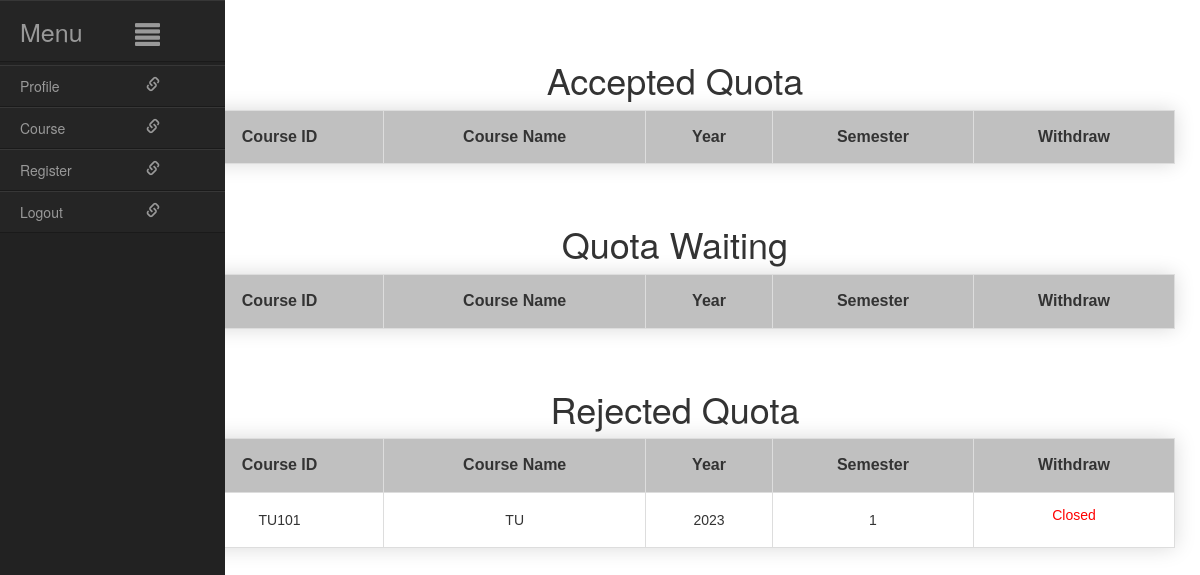
The app's page /course/quota_status/ (signed in), older data.
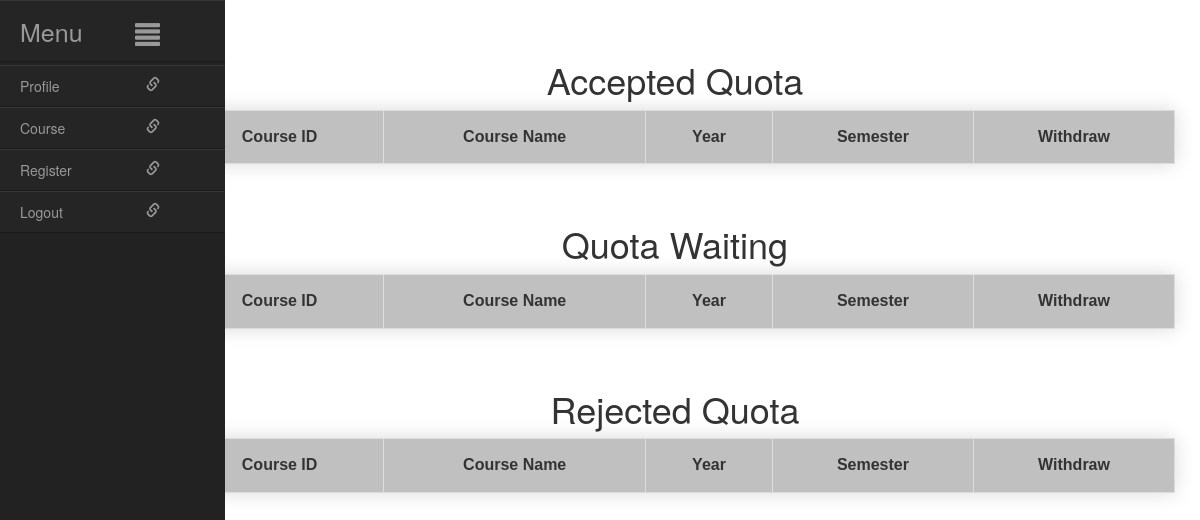
The same page, newer data.
### course/models.py (models this page shows, shortened)
class Quota_rejected(models.Model):
    student = models.ForeignKey(Student, on_delete=models.CASCADE, related_name='rejected_enrollments')
    course = models.ForeignKey(Course, on_delete=models.CASCADE, related_name='rejected_enrollments')

class Course(models.Model):
    courseID = models.CharField(max_length=10, primary_key=True)
    courseName = models.CharField(max_length=64)
    courseSemester = models.IntegerField()
    courseYear = models.IntegerField()
    courseChair = models.IntegerField(default=0)
    availableChairs = models.IntegerField(default=0, editable=False)
    allowQuota_whenAvailable = models.BooleanField(default=False)
    quotaRecieveing_Status = models.BooleanField(default=True ,editable=False)
    student_info = models.JSONField(default=dict,blank=True)
    withdraw_status = models.BooleanField(default=False)

### course/views.py (the view)
# urls.py: path('quota_status/', views.quota_status, name="quota_status"),
def quota_status(request):
    if not request.user.is_authenticated:
        return HttpResponseRedirect(reverse('login'))
    Quotaacc  = Quota_accepeted.objects.filter(student=request.user.student)
    Quotarej  = Quota_rejected.objects.filter(student=request.user.student)
    QuotaReq =  QuotaRequest.objects.filter(student=request.user.student)
    context = {'quotaAccepted': Quotaacc,'quotaRejected':Quotarej ,'quotaRequest':QuotaReq}
    return render(request, 'quota_status.html', context)

### course/templates/quota_status.html (shortened to what this page needs)
{% load static %}
<!DOCTYPE html>
<html lang="en">
<head>
    <link rel="stylesheet"  href="{% static 'css\users.css' %}">
    <link href="//netdna.bootstrapcdn.com/bootstrap/3.0.3/css/bootstrap.min.css" rel="stylesheet" id="bootstrap-css">
    <link rel="stylesheet" type="text/css" href="{% static 'css\stylelist.css' %}">
</head>
<body>
    <div id="wrapper" class="active">
        <div id="sidebar-wrapper" >
            <ul id="sidebar_menu" class="sidebar-nav">
               <li class="sidebar-brand"><a id="menu-toggle" href="#">Menu<span id="main_icon" class="glyphicon glyphicon-align-justify"></span></a></li>
            </ul>
            <ul class="sidebar-nav" id="sidebar" >
              <li><a href="{% url 'index' %}">Profile<span class="sub_icon glyphicon glyphicon-link"></span></a></li>
              <li><a href="{% url 'quota_status' %}">Course<span class="sub_icon glyphicon glyphicon-link"></span></a></li>
              <li><a href="{% url 'course_list' %}">Register<span class="sub_icon glyphicon glyphicon-link"></span></a></li>
              <li><a href="{% url 'logout' %}">Logout<span class="sub_icon glyphicon glyphicon-link"></span></a></li>
            </ul>
        </div>
        <div id="page-content-wrapper">
            <div  id="courseList" class="styled-list" >
                <br><br>
                <div class ="header-tablecourse">
                    <h1>Accepted Quota</h1>
                </div>
                <table class="course-table">
                    <thead>
                        <tr>
                            <th>Course ID</th>
                            <th>Course Name</th>
                            <th>Year</th>
                            <th>Semester</th>
                            <th>Withdraw</th>
                        </tr>
                    </thead>
                </table>
                <br><br>
                <div class ="header-tablecourse">
                    <h1>Quota Waiting</h1>
                </div>
                <table class="course-table">
                    <thead>
                        <tr>
                            <th>Course ID</th>
                            <th>Course Name</th>
                            <th>Year</th>
                            <th>Semester</th>
                            <th>Withdraw</th>
                        </tr>
                    </thead>
                </table>
                <br><br>
                <div class ="header-tablecourse">
                    <h1>Rejected Quota</h1>
                </div>
                <table class="course-table">
                    <thead>
                        <tr>
                            <th>Course ID</th>
                            <th>Course Name</th>
                            <th>Year</th>
                            <th>Semester</th>
                            <th>Withdraw</th>
                        </tr>
                    </thead>
                    <tbody id="courseList">
                        {% for course in quotaRejected %}
                            <tr>
                                <td>{{ course.course.courseID }}</td>
                                <td>{{ course.course.courseName }}</td>
                                <td>{{ course.course.courseYear }}</td>
                                <td>{{ course.course.courseSemester }}</td>
                                <td>{% if course.course.withdraw_status %}
                                    <form method="post" action="{% url 'quota_withdraw' course.course.courseID %}">
                                        {% csrf_token %}
                                        <input type="submit" value="withdraw" class="btn btn-primary">
                                    </form>
                                    {% else %}
                                    <p style="color: red;">Closed</p>
                                    {% endif %}
                                </td>
                            </tr>
                        {% endfor %}
                    </tbody>
                </table>
            </div>
        </div>
    </div>
</body>
</html>

Row changes from the older to the newer data that the page shows:
removed Quota_rejected: course.courseID "TU101", course.courseName "TU", course.courseYear "2023", course.courseSemester "1", shows "Closed"
